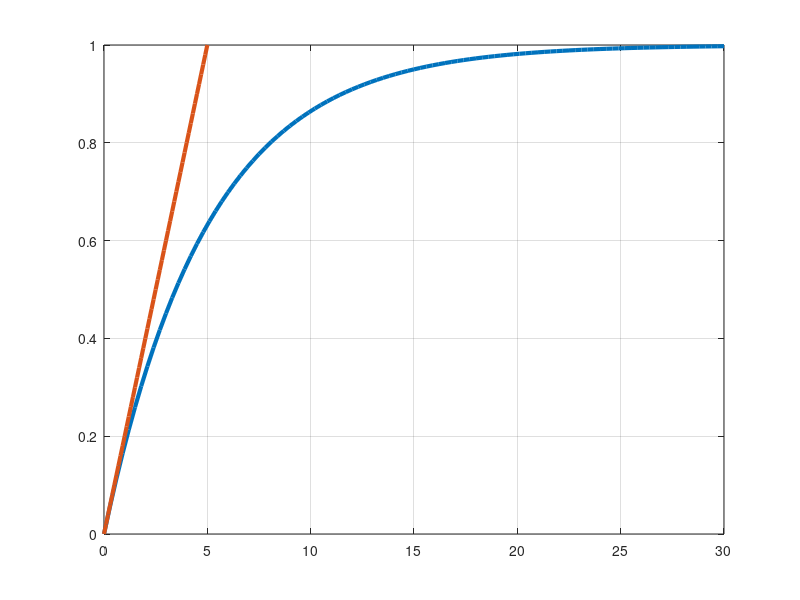
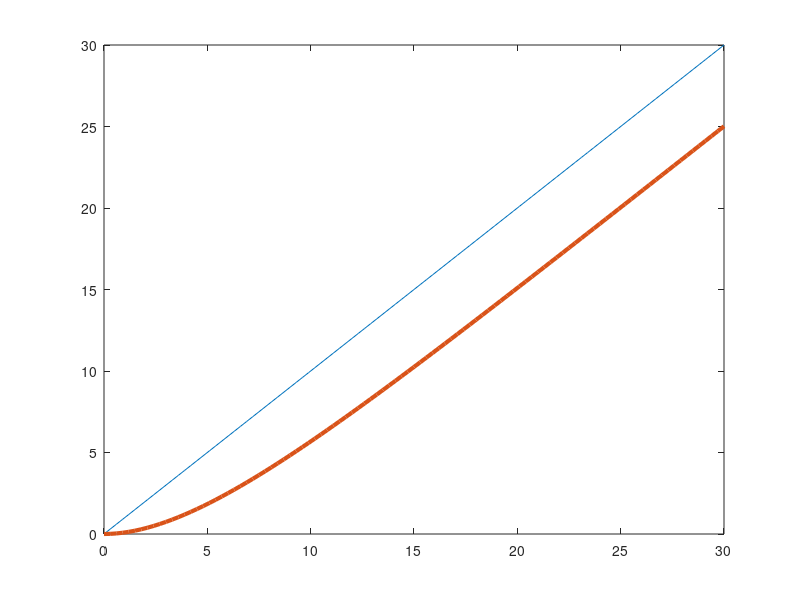
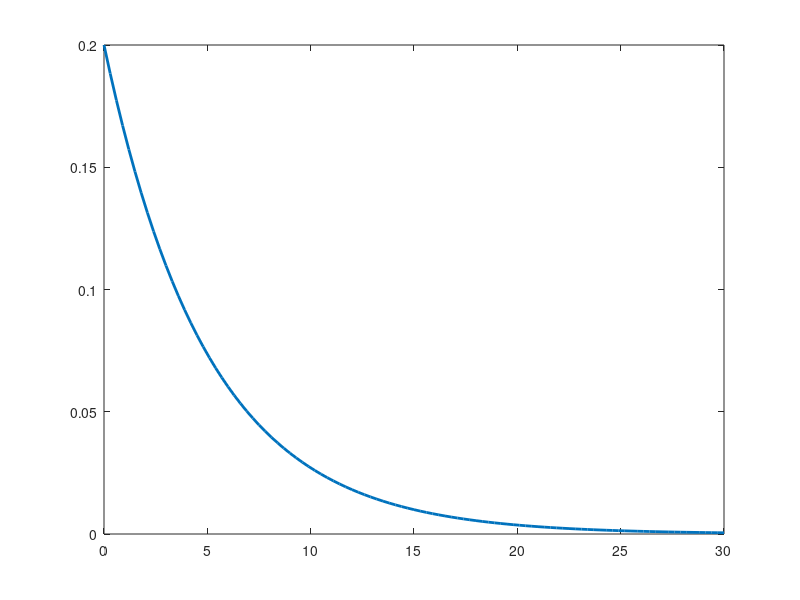

The MATLAB source for these figures, in order:
close all
% respuesta al escalón
tau = 5;
T = tf(1,[tau 1]);
[x,t]=step(T,30);
plot(t,x,"LineWidth",3)
grid on


t2 = 0:0.1:tau;
y = t2/tau;
hold on
plot(t2,y,"LineWidth",3)

% respuesta a la rampa
figure
[y2,t]=lsim(T,t,t);
plot(t,t,t,y2,"LineWidth",3)

% respuesta al impulso
figure
[y3,t3]=impulse(T);
plot(t3,y3,"LineWidth",2)
